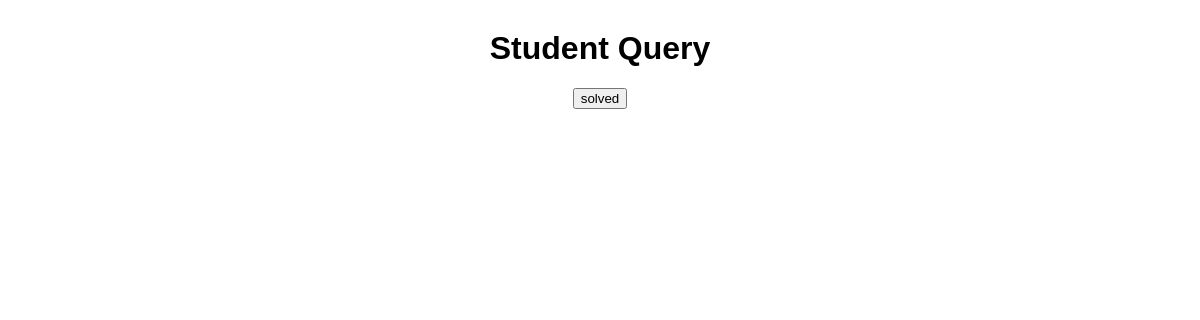
Page /admindash/query on the earlier database version.
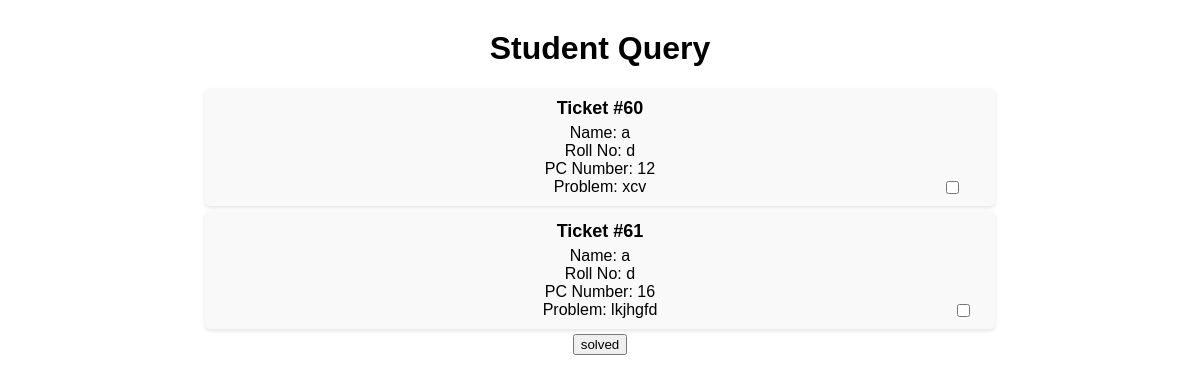
Same page on the later database version.
### lab_admin/models.py (models this page shows)
class ticket(models.Model) :
    name = models.CharField(max_length=30)
    roll_no= models.CharField(max_length=30)
    pc_number = models.CharField(max_length=30)
    problem= models.CharField(max_length=200)

### lab_admin/views.py (the view, shortened to what this page needs)
# urls.py: path("/query" ,views.problem , name="problem"),
def problem(request):
    tickets = ticket.objects.all()
    return render(request, 'student_query.html', {'tickets': tickets})

### templates/student_query.html (shortened to what this page needs)
<!DOCTYPE html>
<html>
<head>
</head>
<body>
    <h1>Student Query</h1>
    <form method="post">
    <ul>
        {% for ticket in tickets %}
        <li>
            <div class="ticket-title">Ticket #{{ ticket.id }}</div>
            <div class="ticket-details">
                Name: {{ ticket.name }}<br>
                Roll No: {{ ticket.roll_no }}<br>
                PC Number: {{ ticket.pc_number }}<br>
                Problem: {{ ticket.problem }}
                <input type="checkbox" class="ticket-id" name={{ ticket.id }} id = {{ ticket.id }} value={{ ticket.id }} >
                <label for="vehicle1"></label><br>
            </div>
        </li>
        {% endfor %}
        <button type="submit" class="btn">solved</button>
    </ul>
</form>
</body>
</html>

Differences in the rows shown:
added ticket: id "60", name "a", roll_no "d", pc_number "12", problem "xcv"
added ticket: id "61", name "a", roll_no "d", pc_number "16", problem "lkjhgfd"
